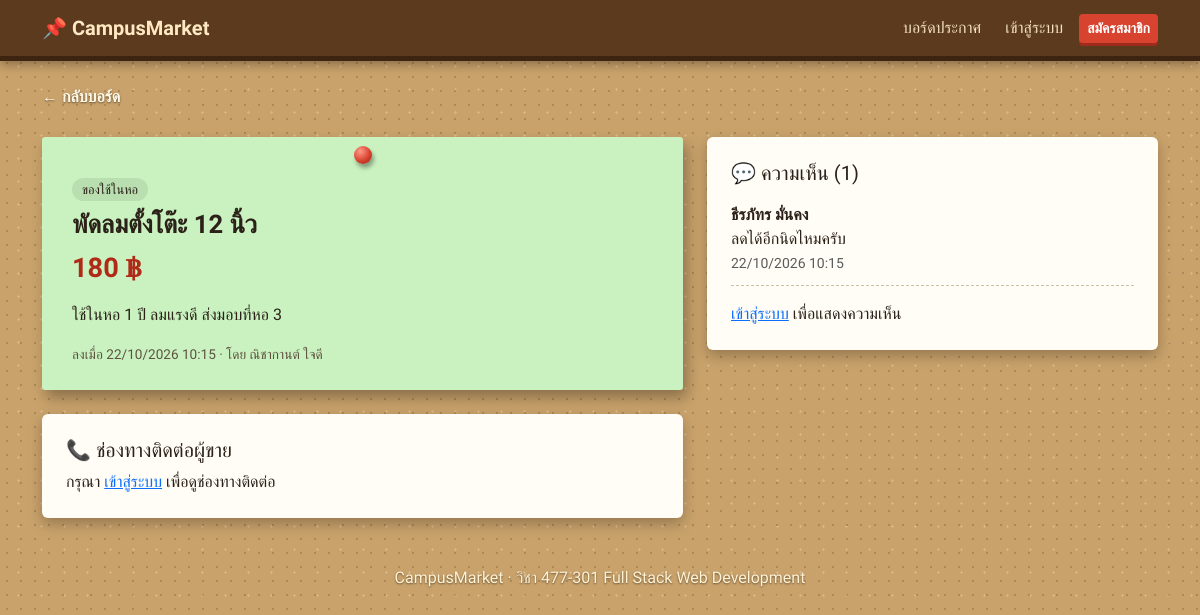
/listing_view.php?id=3, run on the app's committed database.
### tables this page shows
CREATE TABLE listings (
  id           INT AUTO_INCREMENT PRIMARY KEY,
  user_id      INT NOT NULL,                               
  title        VARCHAR(150) NOT NULL,                      
  description  TEXT NOT NULL,                              
  price        DECIMAL(10,2) NOT NULL,                     
  category     VARCHAR(50) NOT NULL,                       
  status       ENUM('selling','sold') NOT NULL DEFAULT 'selling',   
  created_at   TIMESTAMP DEFAULT CURRENT_TIMESTAMP,
  FOREIGN KEY (user_id) REFERENCES users(id) ON DELETE CASCADE
);

CREATE TABLE users (
  id          INT AUTO_INCREMENT PRIMARY KEY,
  name        VARCHAR(100) NOT NULL,                       
  student_id  VARCHAR(15)  NOT NULL,                       
  email       VARCHAR(120) NOT NULL UNIQUE,                
  password    VARCHAR(255) NOT NULL,                       
  contact     VARCHAR(100) NOT NULL,                       
  role        ENUM('member','admin') NOT NULL DEFAULT 'member',   
  created_at  TIMESTAMP DEFAULT CURRENT_TIMESTAMP
);

CREATE TABLE comments (
  id          INT AUTO_INCREMENT PRIMARY KEY,
  listing_id  INT NOT NULL,                                
  user_id     INT NOT NULL,                                
  body        VARCHAR(500) NOT NULL,                       
  created_at  TIMESTAMP DEFAULT CURRENT_TIMESTAMP,
  FOREIGN KEY (listing_id) REFERENCES listings(id) ON DELETE CASCADE,
  FOREIGN KEY (user_id)    REFERENCES users(id)    ON DELETE CASCADE
);

### config.php (called while the page is built, shortened)
<?php
function e($text) {
    return htmlspecialchars($text, ENT_QUOTES, 'UTF-8');
}
function is_login() {
    return isset($_SESSION['user']);
}

### listing_view.php (the view, shortened to what this page needs)
<?php
require 'config.php';
$id = (int)($_GET['id'] ?? 0);
$stmt = $pdo->prepare(
    "SELECT l.*, u.name AS seller, u.contact
     FROM listings l JOIN users u ON l.user_id = u.id
     WHERE l.id = ?");
$stmt->execute([$id]);
$l = $stmt->fetch(PDO::FETCH_ASSOC);
$stmt = $pdo->prepare(
    "SELECT c.*, u.name FROM comments c
     JOIN users u ON c.user_id = u.id
     WHERE c.listing_id = ? ORDER BY c.created_at ASC");
$stmt->execute([$id]);
$comments = $stmt->fetchAll(PDO::FETCH_ASSOC);
include 'header.php';
?>
<a href="index.php" class="back-link">← กลับบอร์ด</a>
<div class="row g-4 mt-1">
  <div class="col-lg-7">
    <div class="note note-<?= $l['id'] % 4 ?> note-big <?= $l['status'] === 'sold' ? 'is-sold' : '' ?>">
      <span class="pin"></span>
      <span class="note-cat"><?= e($l['category']) ?></span>
      <h2><?= e($l['title']) ?></h2>
      <div class="note-price"><?= number_format($l['price']) ?> ฿</div>
      <p class="note-desc"><?= nl2br(e($l['description'])) ?></p>
      <div class="note-meta">ลงเมื่อ <?= date('d/m/Y H:i', strtotime($l['created_at'])) ?> · โดย <?= e($l['seller']) ?></div>
    </div>
    <div class="paper-card mt-4">
      <h5>📞 ช่องทางติดต่อผู้ขาย</h5>
      <?php if (is_login()): ?>
        <p class="contact-box mb-0"><?= e($l['contact']) ?></p>
      <?php else: ?>
        <p class="mb-0">กรุณา <a href="login.php">เข้าสู่ระบบ</a> เพื่อดูช่องทางติดต่อ</p>
      <?php endif; ?>
    </div>
  </div>
  <div class="col-lg-5">
    <div class="paper-card">
      <h5>💬 ความเห็น (<?= count($comments) ?>)</h5>
      <?php foreach ($comments as $c): ?>
        <div class="comment">
          <div class="d-flex justify-content-between">
            <strong><?= e($c['name']) ?></strong>
          </div>
          <div><?= e($c['body']) ?></div>
          <small class="text-muted"><?= date('d/m/Y H:i', strtotime($c['created_at'])) ?></small>
        </div>
      <?php endforeach; ?>
      <?php if (is_login()): ?>
        <form method="post" action="comment_add.php" class="mt-3">
          <input type="hidden" name="listing_id" value="<?= $l['id'] ?>">
          <textarea class="form-control mb-2" name="body" rows="2" maxlength="500" placeholder="เขียนความเห็น..." required></textarea>
          <button class="btn btn-pin btn-sm">ส่งความเห็น</button>
        </form>
      <?php else: ?>
        <p class="mt-3 mb-0"><a href="login.php">เข้าสู่ระบบ</a> เพื่อแสดงความเห็น</p>
      <?php endif; ?>
    </div>
  </div>
</div>
<?php include 'footer.php'; ?>

### style.css (style rules this page uses)
:root { --cork: #c9a26b; --cork-dark: #a67c47; --wood: #5b3a1e; --pin: #d8432f; --ink: #2b2118; }
body { font-family: 'Sarabun', sans-serif; color: var(--ink); background-color: var(--cork); background-image: radial-gradient(rgba(90,55,20,.25) 1.2px, transparent 1.6px), radial-gradient(rgba(255,240,210,.25) 1px, transparent 1.4px); background-size: 14px 14px, 23px 23px; background-position: 0 0, 7px 9px; min-height: 100vh; }
h1, h2, h3, h5, .brand { font-family: 'Mali', cursive; }
.paper-card { background: #fffdf5; border-radius: 6px; padding: 24px; box-shadow: 0 6px 14px rgba(0,0,0,.25); position: relative; }
.note { display: block; position: relative; padding: 34px 22px 20px; min-height: 190px; color: var(--ink); text-decoration: none; border-radius: 3px; box-shadow: 4px 8px 14px rgba(0,0,0,.3); transition: transform .2s; }
.note-3 { background: #c9f2c0; transform: rotate(1.9deg); }
.note-big { transform: rotate(0deg) !important; padding: 40px 30px 26px; }
.pin { position: absolute; top: 9px; left: 50%; width: 18px; height: 18px; margin-left: -9px; border-radius: 50%; background: radial-gradient(circle at 35% 30%, #ff9a88, var(--pin) 55%, #8f2314); box-shadow: 2px 4px 4px rgba(0,0,0,.35); }
.note h2, .note h3 { font-size: 1.2rem; font-weight: 700; margin: 8px 0; }
.note h2 { font-size: 1.6rem; }
.note-cat { display: inline-block; font-size: .8rem; background: rgba(0,0,0,.08); padding: 2px 10px; border-radius: 20px; }
.note-price { font-family: 'Mali', cursive; font-size: 1.7rem; font-weight: 700; color: #b02a18; }
.note-meta { font-size: .85rem; color: #5f5240; margin-top: 10px; }
.note-desc { margin-top: 12px; line-height: 1.7; }
.comment { border-bottom: 1px dashed #cdbfa5; padding: 10px 0; }
.back-link { color: #fff8e6; text-decoration: none; font-weight: 600; text-shadow: 0 1px 2px rgba(0,0,0,.5); }

### data on the page
listings: category "ของใช้ในหอ", title "พัดลมตั้งโต๊ะ 12 นิ้ว", price "180", description "ใช้ในหอ 1 ปี ลมแรงดี ส่งมอบที่หอ 3", created_at "22/10/2026 10:15", user.name "ณิชากานต์ ใจดี"
comments: user.name "ธีรภัทร มั่นคง", body "ลดได้อีกนิดไหมครับ", created_at "22/10/2026 10:15"

### other printed values
count($comments) "1"
